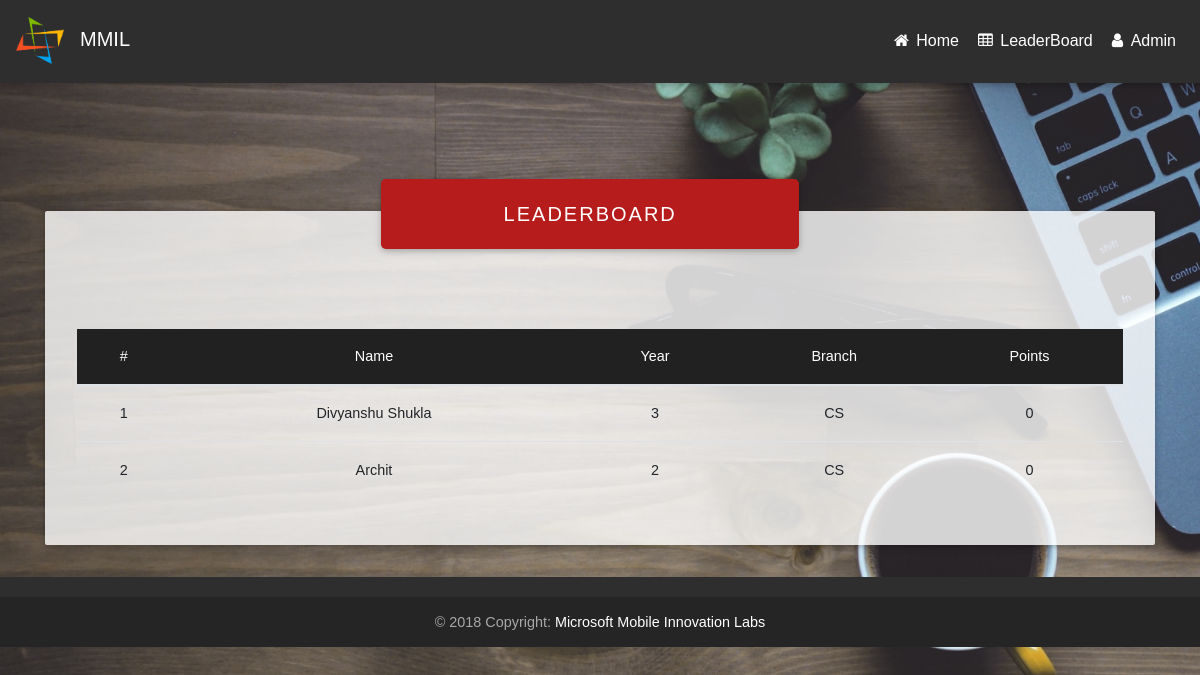
Page /leaderboard/ on the committed database.
### leaderboard/models.py (models this page shows, shortened)
class leaderboard(models.Model):
	user=models.ForeignKey(User,on_delete=models.CASCADE)
	correct_qus=models.IntegerField()
	wrong_qus=models.IntegerField()
	points=models.IntegerField()
	message=models.CharField(max_length=255)
	attempted_qus=models.IntegerField()

### userprofile/models.py (models this page shows, shortened)
class profile(models.Model):
	user=models.ForeignKey(User,on_delete=models.CASCADE)
	name=models.CharField(max_length=255)
	college=models.CharField(max_length=255)
	year=models.IntegerField()
	branch=models.CharField(max_length=255)
	start_time=models.IntegerField(default=0)

### mcq_v2/views.py (the view)
# urls.py: path('leaderboard/',leaderboard),
def leaderboard(request):
	object_1=lb.objects.all().order_by('-points')
	context={
		"object":object_1
	}
	return render(request,'test/leaderboard.html',context)

### templates/test/leaderboard.html (shortened to what this page needs)
{% load static %}
<!DOCTYPE html>
<html lang="en">
<head>
    <link rel="stylesheet" href="https://maxcdn.bootstrapcdn.com/font-awesome/4.7.0/css/font-awesome.min.css">
    <link href="{% static 'assets/css/bootstrap.min.css' %}" rel="stylesheet">
    <link href="{% static 'assets/css/mdb.min.css' %}" rel="stylesheet">
    <link href="{% static 'assets/css/animate.css' %}" rel="stylesheet">
    <link href="{% static 'assets/css/Table.css' %}" rel="stylesheet">
</head>
<body class="fixed-sn animated fadeIn">
    <header>
        <nav class="navbar navbar-expand-lg navbar-dark elegant-color">
            <a href="http://jssmmil.in/" class="navbar-brand" title="MMIL Website"><img src="{% static 'assets/img/logo.png' %}">
                <p id="head">MMIL</p>
            </a>
            <ul class="nav navbar-nav nav-flex-icons ml-auto">
                 <li class="nav-item">
                    <a href="/" class="nav-link">
                        <i class="fa fa-home"></i>
                        <span class="clearfix d-none d-sm-inline-block">Home</span>
                    </a>
                </li>
                <li class="nav-item">
                    <a href="/leaderboard" class="nav-link">
                        <i class="fa fa-table"></i>
                        <span class="clearfix d-none d-sm-inline-block">LeaderBoard</span>
                    </a>
                </li>
                 <li class="nav-item">
                    <a href="/admin" class="nav-link">
                        <i class="fa fa-user"></i>
                        <span class="clearfix d-none d-sm-inline-block">Admin</span>
                    </a>
                </li>
            </ul>
    </header>
    <main class="container">
            <div class="jumbotron">
               <div class="card text-center z-depth-2">
                  <div class="card-body">
                    <p class="white-text mb-0">LeaderBoard</p>
                  </div>
               </div>
               <table class="table table-hover">
                 <thead class="mdb-color grey darken-4">
                   <tr class="text-white">
                      <th>#</th>
                      <th>Name</th>
                      <th>Year</th>
                      <th>Branch</th>
                      <th>Points</th>
                   </tr>
                 </thead>
                 <tbody>
                  {% for obj in object %}
                    <tr>
                      <th scope="row">{{forloop.counter}}</th>
                      <td>{{obj.user.profile_set.all.first.name}}</td>
                      <td>{{obj.user.profile_set.all.first.year}}</td>
                      <td>{{obj.user.profile_set.all.first.branch}}</td>
                      <td>{{obj.points}}</td>
                    </tr>
                  {% endfor %}
                 </tbody>
               </table>
           </div>
    </main>
    <footer class="page-footer elegant-color center-on-small-only">
        <div class="footer-copyright">
            <div class="container-fluid">
                © 2018 Copyright:
                <a href="http://jssmmil.in/"> Microsoft Mobile Innovation Labs</a>
            </div>
        </div>
    </footer>
</body>
</html>

### static_mcq/assets/css/Table.css (style rules this page uses)
.jumbotron { margin-top: 8rem; background-color: rgba(255,255,255,0.8); }
th,tr,td { font-weight: bold; cursor: pointer; text-align: center; }
.card { width: 40%; margin-top: -4rem; margin-bottom: 5rem; margin-left: 19rem; font-size: 20px; background-color: #b71c1c; letter-spacing: 2px; text-transform: uppercase; }

### static_mcq/assets/css/style.css (style rules this page uses)
body { background: url("../img/laptop_cup_glasses_plant_114948_1920x1080.jpg") no-repeat center center; -webkit-background-size: cover; -moz-background-size: cover; -o-background-size: cover; background-size: cover; background-attachment: fixed; font-family: 'Quicksand',sans-serif; }
.animated.fadeIn { animation-delay: 0.3s; transition: 0.5 ease; }
.navbar-brand>img { display: block; width: 3rem; margin-top: 0.25rem; margin-left: 0rem; }
p#head { margin-top: -2.5rem; margin-left: 4rem; margin-bottom: 1rem; }

### rows in the picture
leaderboard: user.profile_set.all.first.name "Divyanshu Shukla", user.profile_set.all.first.year "3", user.profile_set.all.first.branch "CS", points "0"
leaderboard: user.profile_set.all.first.name "Archit", user.profile_set.all.first.year "2", user.profile_set.all.first.branch "CS", points "0"
